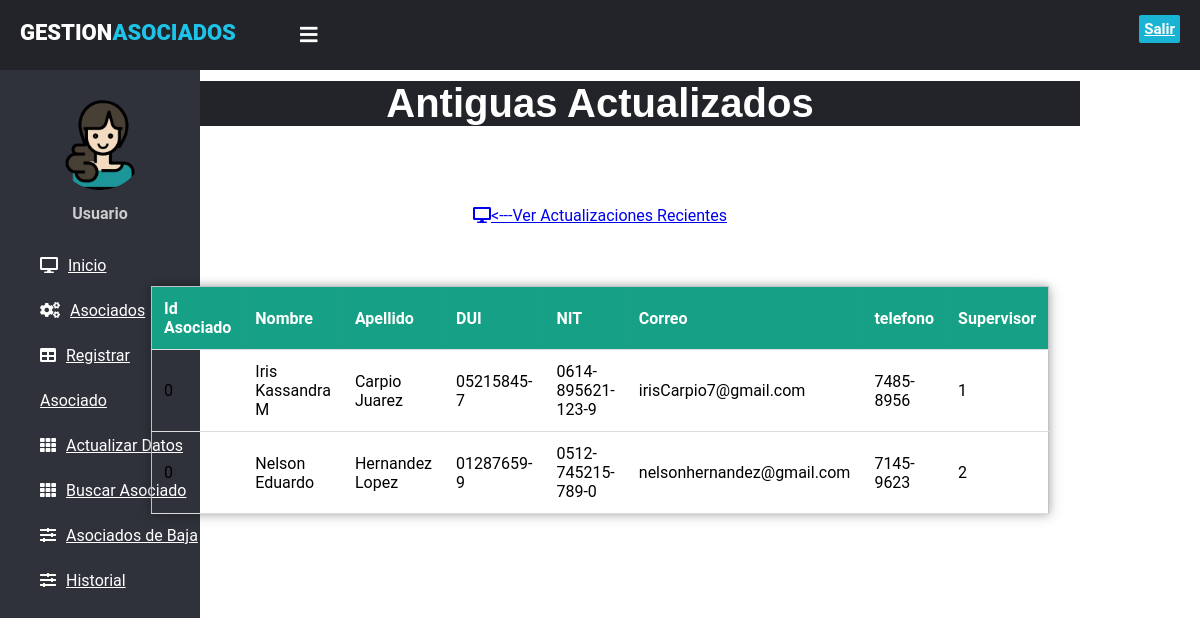
The app's page /controllers/controlAntigua.php (signed in) with its own data.
### tables this page shows
CREATE TABLE `historial` (
  `idAsociado` int(11) NOT NULL,
  `nombre` varchar(20) DEFAULT NULL,
  `apellido` varchar(20) DEFAULT NULL,
  `dui` varchar(20) DEFAULT NULL,
  `nit` varchar(20) DEFAULT NULL,
  `correo` varchar(50) DEFAULT NULL,
  `telefono` varchar(10) DEFAULT NULL,
  `idEmpleado` int(11) DEFAULT NULL
);

### controllers/controlAntigua.php (called while the page is built, shortened)
<?php
	require '../models/antiguasModel.php';
		$obAsoci=new ActualizacionAntiguaModel();
		$datos=$obAsoci->getAsociado();
	require '../views/vistaAntiguas.php';
 ?>

### db/conexion.php (called while the page is built, shortened)
<?php
	class Conexion{
		function __construct(){
			$this->con=new mysqli(SERVER,USER,PASSWORD,BASE);
		}
	}
	?>

### models/antiguasModel.php (called while the page is built, shortened)
<?php
	require '../db/conexion.php';
	require 'asociado.php';
	class ActualizacionAntiguaModel extends Conexion{
		function getAsociado(){
			$res=$this->con->query("select * from historial");
			$r=array();
			while($row=$res->fetch_assoc()){
				$e=new Asociado($row["idAsociado"],$row["nombre"],$row["apellido"],$row["dui"],$row["nit"],$row["correo"],$row["telefono"],$row["idEmpleado"]);
				$r[]=$e;
			}
			return $r;
		}
	}
 ?>

### models/asociado.php (called while the page is built)
<?php
	class Asociado
	{
		private $idAsociado;
		private $nombre;
		private $apellido;
		private $dui;
		private $nit;
		private $correo;
		private $telefono;
		private $idEmpleado;
	function __construct($idAsociado,$nombre,$apellido,$dui,$nit,$correo,$telefono,$idEmpleado) {
		$this->idAsociado=$idAsociado;
		$this->nombre=$nombre;
		$this->apellido=$apellido;
		$this->dui=$dui;
		$this->nit=$nit;
		$this->correo=$correo;
		$this->telefono=$telefono;
		$this->idEmpleado=$idEmpleado;
	}
	function getIdAsociado(){
		return $this->idAsociado;
	}
	function getNombre(){
		return $this->nombre;
	}
	function getApellido(){
		return $this->apellido;
	}
	function getDui(){
		return $this->dui;
	}
	function getNit(){
		return $this->nit;
	}
	function getCorreo(){
		return $this->correo;
	}
	function getTelefono(){
		return $this->telefono;
	}
	function getIdEmpleado(){
		return $this->idEmpleado;
	}
	}
 ?>

### views/vistaAntiguas.php (the view, shortened to what this page needs)
<!DOCTYPE html>
<html>
<head>
    <link rel="stylesheet" href="css/estilo.css">
    <link rel="stylesheet" href="css/estiloTabla.css">
    <link rel="stylesheet" type="text/css" href="https://cdnjs.cloudflare.com/ajax/libs/font-awesome/5.12.1/css/all.min.css
">
</head>
<body>
    <header>
        <label for="check">
        <i class="fas fa-bars" id="sidebar_btn"></i>
        </label>
        <div class="left_area">
            <h3>Gestion<span>Asociados</span></h3>
        </div>
        <div class="right_area">
          <a href="../controllers/controlUser.php" class="logout_btn">Salir</a>
        </div>
    </header>
    <div class="sidebar">
        <center>
            <img src="imagenes/1.png" class="profile_image">
            <h4>Usuario</h4>
        </center>
        <a href="../views/vistaPrincipal.php"><i class="fas fa-desktop"></i><span>Inicio</span></a>
        <a href="../controllers/controlAsociado.php"><i class="fas fa-cogs"></i><span>Asociados</span></a>
        <a href="../controllers/controlAgregar.php"><i class="fas fa-table"></i><span>Registrar Asociado</span></a>
        <a href="../controllers/controlActualizar.php"><i class="fas fa-th"></i><span>Actualizar Datos</span></a>
        <a href="../views/buscador.php"><i class="fas fa-th"></i><span>Buscar Asociado</span></a>
        <a href="../controllers/controlBaja.php"><i class="fas fa-sliders-h"></i><span>Asociados de Baja</span></a>
        <a href="../controllers/controlActualizacion.php"><i class="fas fa-sliders-h"></i><span>Historial</span></a>
    </div>
            <div align="center">
                <br><br>
                 <div class="contenedor">
                <h2 class="titulo" align="center">Antiguas Actualizados</h2>
            </div>
<div id="color">
                 <table>
        <tr id="header">
                    <th>Id Asociado</th>
                    <th>Nombre</th>
                    <th>Apellido</th>
                    <th>DUI</th>
                    <th>NIT</th>
                    <th>Correo</th>
                    <th>telefono</th>
                    <th>Supervisor</th>
                </tr>
        <?php
                foreach ($datos as $a) {
                        $idAsociado=$a->getIdAsociado();
                        $nombre=$a->getNombre();
                        $apellido=$a->getApellido();
                        $dui=$a->getDui();
                        $nit=$a->getNit();
                        $correo=$a->getCorreo();
                        $telefono=$a->getTelefono();
                        $idEmpleado=$a->getIdEmpleado();
                        echo "<tr>
                        <td>$idAsociado</td>
                        <td>$nombre</td>
                        <td>$apellido</td>
                        <td>$dui</td>
                        <td>$nit</td>
                        <td>$correo</td>
                        <td>$telefono</td>
                        <td>$idEmpleado</td>
                        </tr>";
                    }
                 ?>
    </table>
    <div class="right_area">
        <a href="../controllers/controlActualizacion.php"><i class="fas fa-desktop"></i><span><---Ver Actualizaciones Recientes</span></a>
           </div>
            </div>
    </div>
</body>
</html>

### controllers/css/estilo.css (style rules this page uses)
body { margin: 0; padding: 0; font-family: "Roboto", sans-serif; }
header { position: fixed; background: #22242A; padding: 20px; width: 100%; height: 30px; z-index: 100; }
.left_area h3 { color: #fff; margin: 0; text-transform: uppercase; font-size: 22px; font-weight: 900; }
.left_area span { color: #1DC4E7; }
.logout_btn { padding: 5px; background: #19B3D3; text-orientation: none; float: right; margin-top: -30px; margin-right: 40px; border-radius: 2px; font-size: 15px; font-weight: 600; color: #fff; transition: 0.5s; transition-property: background; }
.sidebar { background: #2F323A; margin-top: 70px; padding-top: 30px; position: fixed; left: 0; width: 200px; height: 100%; transition: 0.5s; transition-property: left; }
.sidebar .profile_image { width: 90px; height: 90px; border-radius: 100px; margin-bottom: 10px; }
.sidebar h4 { color: #ccc; margin-top: 0; margin-bottom: 20px; }
.sidebar a { color: #fff; display: block; width: 100%; line-height: 45px; text-orientation: none; padding-left: 40px; box-sizing: border-box; transition: 0.5s; transition-property: background; }
.sidebar i { padding-right: 10px; }
label #sidebar_btn { z-index: 1; color: #fff; position: fixed; cursor: pointer; left: 300px; font-size: 20px; margin: 5px 0; transition: 0.5s; transition-property: color; }
.contenedor { padding: 10px 0; width: 80%; max-width: 1000px; margin: auto; overflow: hidden; }
.titulo { color: #fff; font-family: sans-serif; font-size: 40px; text-align: center; margin-bottom: 70px; background-color: #22242A; }

### controllers/css/estiloTabla.css (style rules this page uses)
table { position: absolute; left: 50%; top: 50%; transform: translate(-50%, -50%); border-collapse: collapse; width: 800px; height: 200px; border: 1px solid #bdc3c7; box-shadow: 2px 2px 12px rgba(0, 0, 0, 0.2), -1px -1px 8px rgba(0, 0, 0, 0.2); }
tr { transition: all .2s ease-in; cursor: pointer; }
th, td { padding: 12px; text-align: left; border-bottom: 1px solid #ddd; }
#header { position: relative; background-color: #16a085; color: #fff; }

### records on screen
historial: idAsociado "0", nombre "Iris Kassandra M", apellido "Carpio Juarez", dui "05215845-7", nit "0614-895621-123-9", correo "irisCarpio7@gmail.com", telefono "7485-8956", idEmpleado "1"
historial: idAsociado "0", nombre "Nelson Eduardo", apellido "Hernandez Lopez", dui "01287659-9", nit "0512-745215-789-0", correo "nelsonhernandez@gmail.com", telefono "7145-9623", idEmpleado "2"
